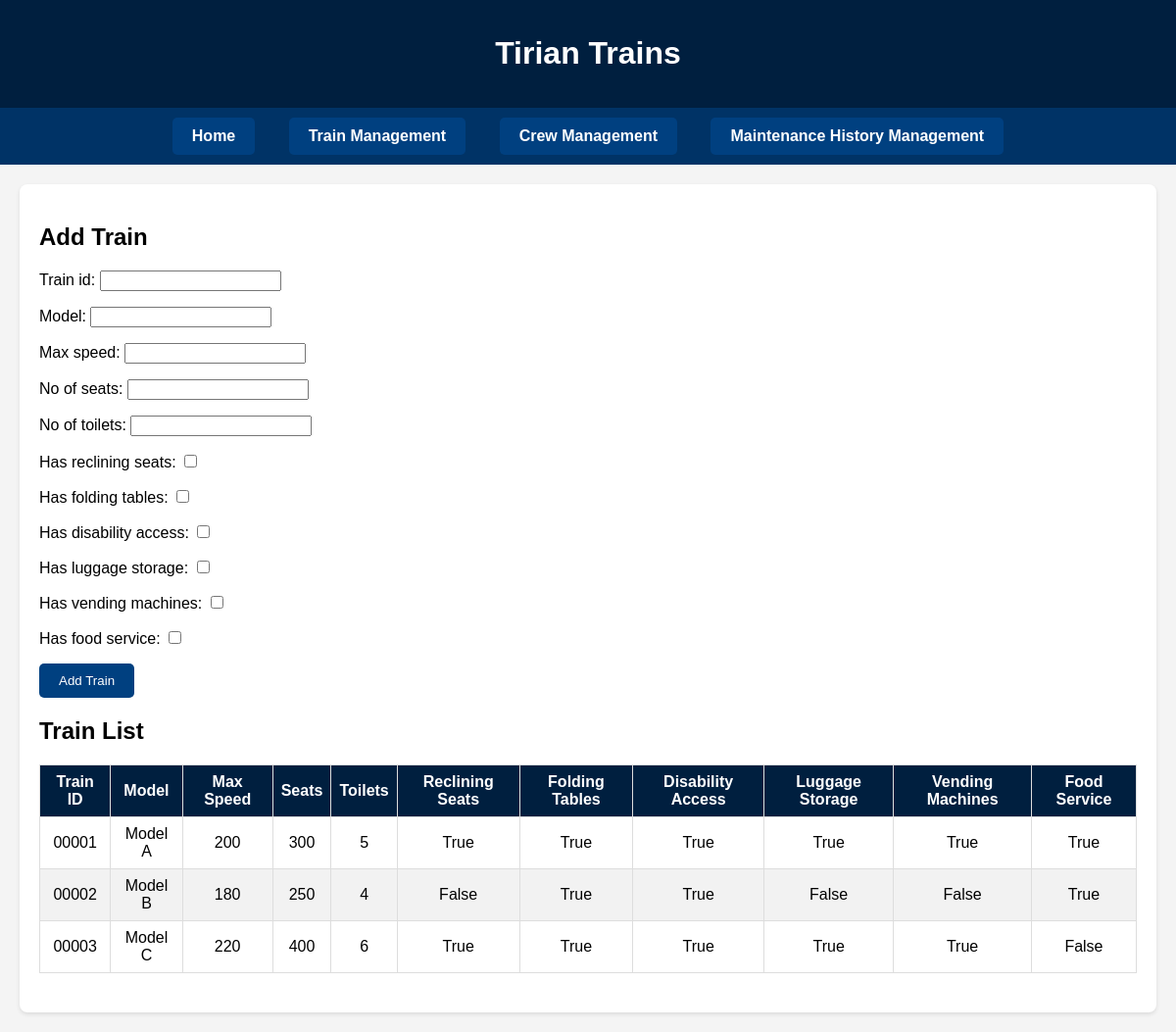
Page /add-train/ on the committed database.
### maintenance/models.py (models this page shows, shortened)
class Train(models.Model):
    train_id = models.CharField(max_length=5, primary_key=True)
    model = models.CharField(max_length=255)
    max_speed = models.PositiveIntegerField()
    no_of_seats = models.PositiveIntegerField()
    no_of_toilets = models.PositiveIntegerField()
    has_reclining_seats = models.BooleanField(default=False)
    has_folding_tables = models.BooleanField(default=False)
    has_disability_access = models.BooleanField(default=False)
    has_luggage_storage = models.BooleanField(default=False)
    has_vending_machines = models.BooleanField(default=False)
    has_food_service = models.BooleanField(default=False)
    class Meta:
        verbose_name = "Train"
        verbose_name_plural = "Trains"

### maintenance/views.py (the view)
# urls.py: path('add-train/', views.add_train, name='add_train'),
def add_train(request):
    if request.method == 'POST':
        form = TrainForm(request.POST)
        if form.is_valid():
            form.save()
            return redirect('add_train')
    else:
        form = TrainForm()
    trains = Train.objects.all()  # Fetch list of trains
    return render(request, 'maintenance/add_train.html', {'form': form, 'trains': trains})

### maintenance/views.py
class TrainForm(forms.ModelForm):
    class Meta:
        model = Train
        fields = [
            'train_id', 'model', 'max_speed', 'no_of_seats', 'no_of_toilets',
            'has_reclining_seats', 'has_folding_tables', 'has_disability_access',
            'has_luggage_storage', 'has_vending_machines', 'has_food_service'
        ]

### maintenance/templates/maintenance/add_train.html (shortened to what this page needs)
{% extends "maintenance/home.html" %}
{% block content %}
<h2>Add Train</h2>
<form method="POST" style="margin-bottom: 20px;">
    {{ form.as_p }}
    <button type="submit" style="padding: 10px 20px; background-color: #004080; color: white; border: none; border-radius: 5px;">Add Train</button>
</form>
<h2>Train List</h2>
<table>
    <thead>
        <tr>
            <th>Train ID</th>
            <th>Model</th>
            <th>Max Speed</th>
            <th>Seats</th>
            <th>Toilets</th>
            <th>Reclining Seats</th>
            <th>Folding Tables</th>
            <th>Disability Access</th>
            <th>Luggage Storage</th>
            <th>Vending Machines</th>
            <th>Food Service</th>
        </tr>
    </thead>
    <tbody>
        {% for train in trains %}
        <tr>
            <td>{{ train.train_id }}</td>
            <td>{{ train.model }}</td>
            <td>{{ train.max_speed }}</td>
            <td>{{ train.no_of_seats }}</td>
            <td>{{ train.no_of_toilets }}</td>
            <td>{{ train.has_reclining_seats }}</td>
            <td>{{ train.has_folding_tables }}</td>
            <td>{{ train.has_disability_access }}</td>
            <td>{{ train.has_luggage_storage }}</td>
            <td>{{ train.has_vending_machines }}</td>
            <td>{{ train.has_food_service }}</td>
        </tr>
        {% endfor %}
    </tbody>
</table>
{% endblock %}

### maintenance/templates/maintenance/home.html (style rules this page uses)
body { font-family: Arial, sans-serif; margin: 0; padding: 0; background-color: #f4f4f4; }
table { width: 100%; border-collapse: collapse; margin: 20px 0; }
table th, table td { border: 1px solid #ddd; padding: 8px; text-align: center; }
table th { background-color: #001f3f; color: white; }
table tr:nth-child(even) { background-color: #f2f2f2; }

### rows in the picture
Train: train_id "00001", model "Model A", max_speed "200", no_of_seats "300", no_of_toilets "5", has_reclining_seats "True", has_folding_tables "True", has_disability_access "True", has_luggage_storage "True", has_vending_machines "True", has_food_service "True"
Train: train_id "00002", model "Model B", max_speed "180", no_of_seats "250", no_of_toilets "4", has_reclining_seats "False", has_folding_tables "True", has_disability_access "True", has_luggage_storage "False", has_vending_machines "False", has_food_service "True"
Train: train_id "00003", model "Model C", max_speed "220", no_of_seats "400", no_of_toilets "6", has_reclining_seats "True", has_folding_tables "True", has_disability_access "True", has_luggage_storage "True", has_vending_machines "True", has_food_service "False"
